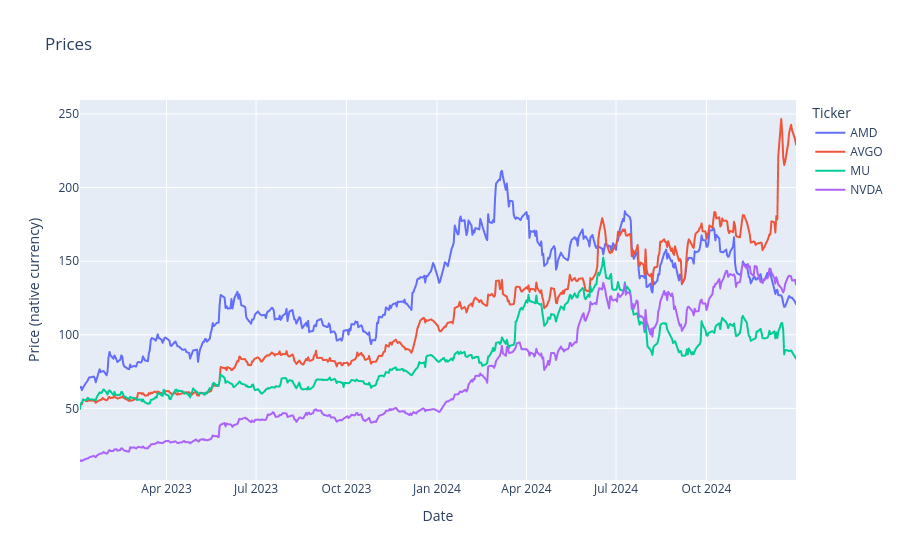

Notebook cell for this chart:
### Markdown cell above
## Usage
Set the tickers and date range you want, then call `plot_prices`.

### Code cell
# tickers = ["NVDA", "MU", "AMD", "AVGO"]
tickers = ["MU"]
start, end = "1980-01-01", "2024-12-31"

plot_prices(prices, tickers, start, end)

### Figure 1 — Plotly figure (JSON) as saved in the notebook; plotly's stock layout.template omitted (floating-point values rounded to 4 significant figures; data arrays with more than 128 entries replaced by an {"elided": "..."} marker saying what was removed)
{"data": [{"hovertemplate": "Ticker=AMD<br>Date=%{x}<br>Price (native currency)=%{y}<extra></extra>", "legendgroup": "AMD", "line": {"color": "#636efa", "dash": "solid"}, "marker": {"symbol": "circle"}, "mode": "lines", "name": "AMD", "showlegend": true, "type": "scattergl", "x": {"elided": "502 str values"}, "xaxis": "x", "y": {"elided": "502 float values"}, "yaxis": "y"}, {"hovertemplate": "Ticker=AVGO<br>Date=%{x}<br>Price (native currency)=%{y}<extra></extra>", "legendgroup": "AVGO", "line": {"color": "#EF553B", "dash": "solid"}, "marker": {"symbol": "circle"}, "mode": "lines", "name": "AVGO", "showlegend": true, "type": "scattergl", "x": {"elided": "502 str values"}, "xaxis": "x", "y": {"elided": "502 float values"}, "yaxis": "y"}, {"hovertemplate": "Ticker=MU<br>Date=%{x}<br>Price (native currency)=%{y}<extra></extra>", "legendgroup": "MU", "line": {"color": "#00cc96", "dash": "solid"}, "marker": {"symbol": "circle"}, "mode": "lines", "name": "MU", "showlegend": true, "type": "scattergl", "x": {"elided": "502 str values"}, "xaxis": "x", "y": {"elided": "502 float values"}, "yaxis": "y"}, {"hovertemplate": "Ticker=NVDA<br>Date=%{x}<br>Price (native currency)=%{y}<extra></extra>", "legendgroup": "NVDA", "line": {"color": "#ab63fa", "dash": "solid"}, "marker": {"symbol": "circle"}, "mode": "lines", "name": "NVDA", "showlegend": true, "type": "scattergl", "x": {"elided": "502 str values"}, "xaxis": "x", "y": {"elided": "502 float values"}, "yaxis": "y"}], "layout": {"legend": {"title": {"text": "Ticker"}, "tracegroupgap": 0}, "title": {"text": "Prices"}, "xaxis": {"anchor": "y", "domain": [0, 1], "title": {"text": "Date"}}, "yaxis": {"anchor": "x", "domain": [0, 1], "title": {"text": "Price (native currency)"}}}}
